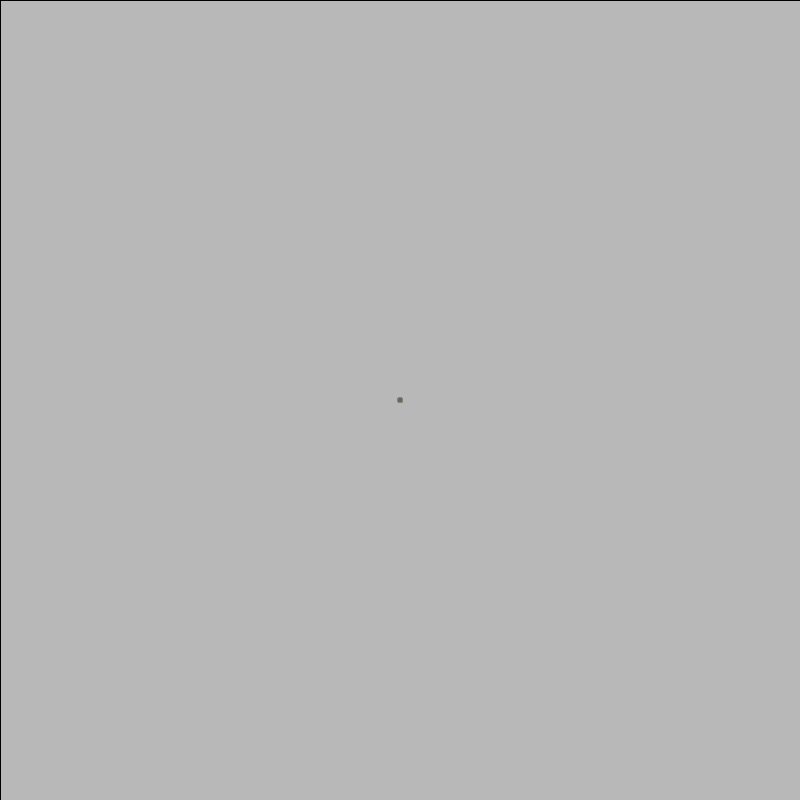
Frame 1 (no input)
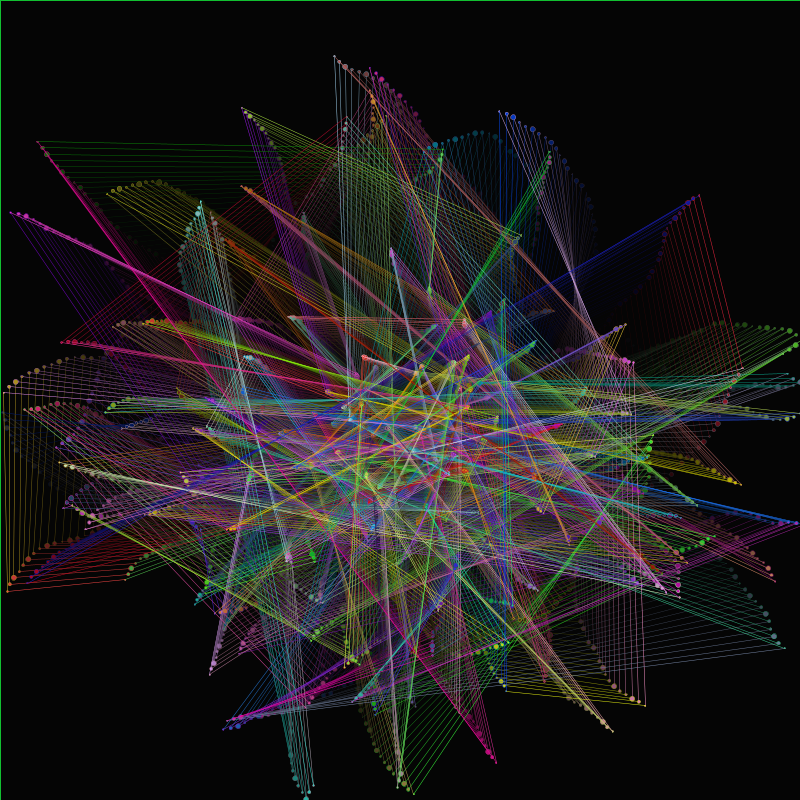
Frame 60 (the mouse pressed at the canvas centre just before this capture)
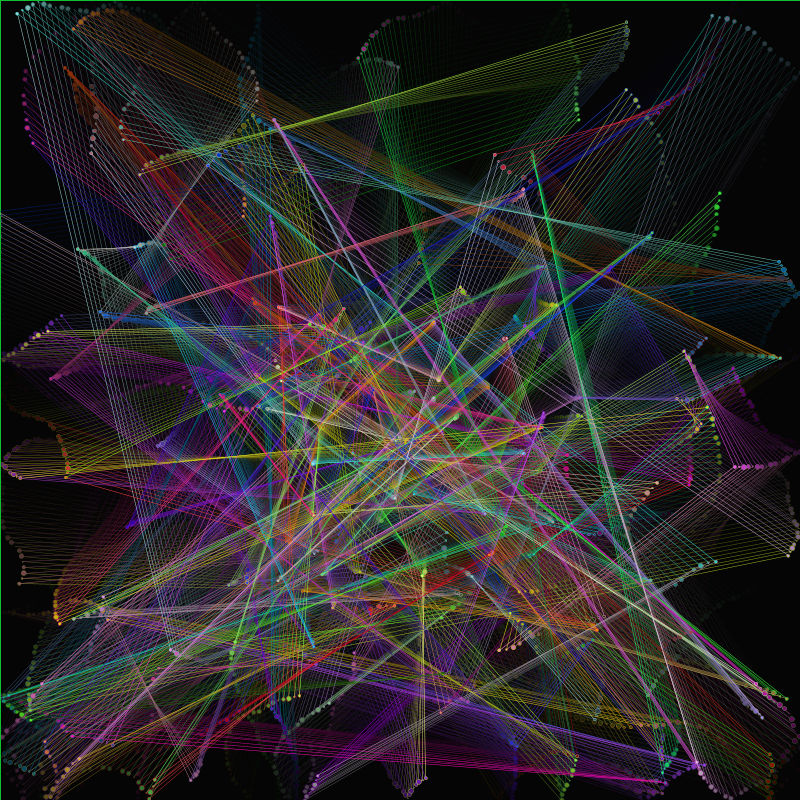
Frame 120 (the mouse held since frame 60 and released just before this capture)

The Processing sketch that drew these frames (run headless with seeded random() and noise(); from frame 60 on, the mouse is pressed at the canvas centre):

// Processing sketch: processing_152615
// ── processing_152615.pde

/* 3.11 BoingyBoingyTron */
/* By Richard Lyall */

float xPos[], yPos[]; // ball position
float distIncrement[]; // How far the ball travels per frame
float angle[]; // What's your angle? Everyone's got an angle (Humphrey Bogart)
float r[], g[], b[]; // draw colour for each ball
float ballRadius;
int num; // how many balls? That is the question we're all asking.


void setup(){
  
  size (800,800);
  ellipseMode(CENTER);

  num = 200;
  ballRadius = 5;
  smooth();

  xPos = new float[num];
  yPos = new float[num];
  angle = new float[num];
  r = new float[num];
  g = new float[num];
  b = new float[num];
  distIncrement = new float[num];
  
  for (int i=0; i < num-1; i++) {
    xPos[i] = width/2;
    yPos[i] = height/2; 
  
    angle[i] = random(-2,2);
    
    r[i] = random (0,255);
    g[i] = random (0,255);
    b[i] = random (0,255);
    
    distIncrement[i] = random(0.1,1.3);
  }
 
}

void draw() {

  //background(0);
  fill(0,25);
  rect(0,0,width,height);
  strokeWeight(0.5);
  
  for (int i=0; i < num-1; i++) {
    
    //float drawCol = map(i,0,num-1,20,235); 
    //fill(drawCol);
    //stroke(drawCol);
    
    fill (r[i],g[i],b[i]);
    ellipse(xPos[i],yPos[i],ballRadius*sin(frameCount),ballRadius*sin(frameCount));
    
    // draw line between pairs of blobs
    if (i < num-2) {
      stroke (r[i],g[i],b[i]);
      line (xPos[i],yPos[i],xPos[i+1],yPos[i+1]);
    }
  
    // add a little random walk to trajectories
    angle[i] += random(-0.3,0.3);
  
    // Move ball to next location
    xPos[i] += (distIncrement[i] * TWO_PI * sin(angle[i]));
    yPos[i] += (distIncrement[i] * TWO_PI * cos(angle[i]));
  
    // Reverse direction on hitting horizontal screen edge
    if (xPos[i] <= ballRadius/2 || 
        xPos[i] >= width - ballRadius/2) {
      angle[i] = - angle[i]; 
    }
  
    // Reverse direction on hitting vertical screen edge
    if (yPos[i] <= ballRadius/2 || 
      yPos[i] >= height - ballRadius/2) {
      angle[i] = PI - angle[i];
    }
    

  }
  
}
